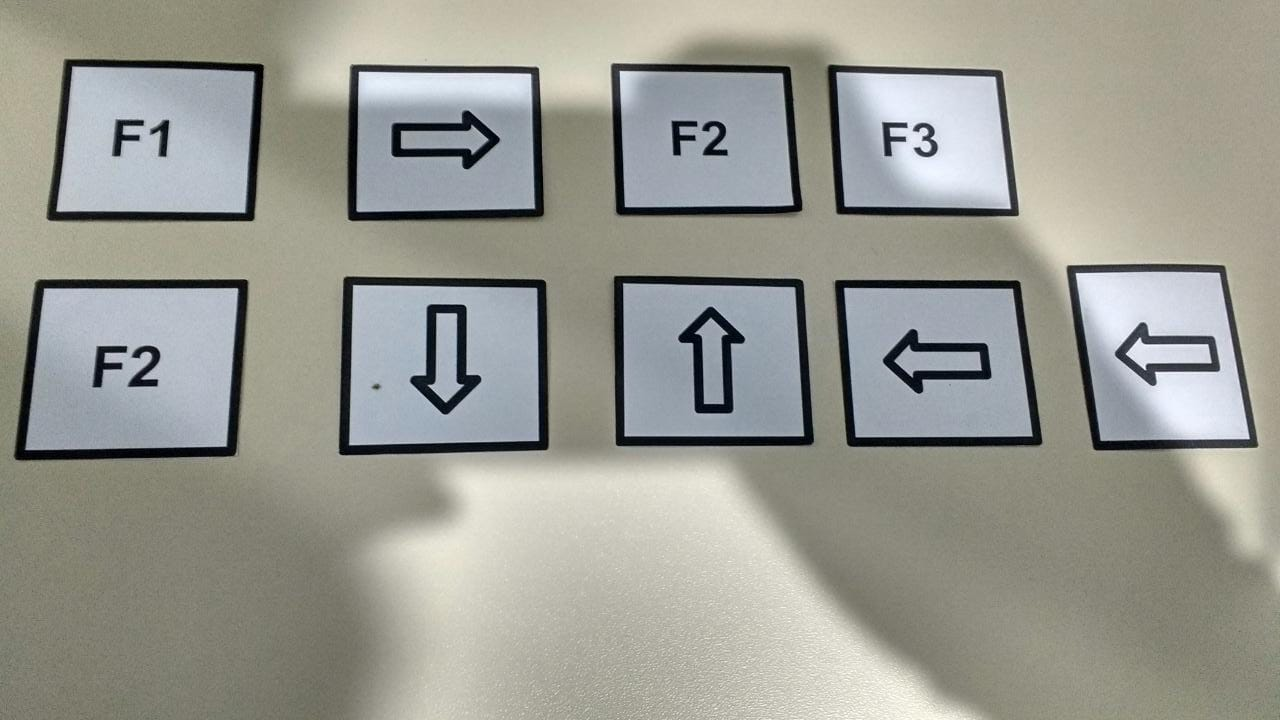
#> input picture 1.jpeg, 1280 x 720 px
$ python CardDetector.py   (older library calls are emulated)
#> lines starting #> are read from the running program, lines starting #| are printed output that depends on the picture; after the words box and inside, x2 and y2 are one past the last pixel; in counts of white or black regions, pixels touching at a corner belong together
### Cards.py
import numpy as np
import cv2
import time

### Constants ###

# Adaptive threshold levels
BKG_THRESH = 60
CARD_THRESH = 30

# Width and height of card corner, where rank and suit are
CORNER_WIDTH = 32
CORNER_HEIGHT = 84

# Dimensions of rank train images
RANK_WIDTH = 70
RANK_HEIGHT = 125


COMMAND_DIFF_MAX = 2000

CARD_MAX_AREA = 120000
CARD_MIN_AREA = 40

font = cv2.FONT_HERSHEY_SIMPLEX

class Query_command:
    def __init__(self):
        self.contour = []
        self.width, self.height, self.x, self.y = 0, 0, 0, 0
        self.corner_pts = []
        self.center = []
        self.warp = []
        self.command_img = []
        self.best_command_match = "Unknown"
        self.diff = 0


class Train_command:
    def __init__(self):
        self.img = []
        self.name = "Placeholder"

def load_commands(filepath):
#> called with filepath = 'Commands_Imgs/'
    train_commands = []
    i = 0
    for Command in ['Down','F1','F2','F3','Left','Right','Up']:
        train_commands.append(Train_command())
        train_commands[i].name = Command
        filename = Command + '.jpg'
        train_commands[i].img = cv2.imread(filepath+filename, cv2.IMREAD_GRAYSCALE)
        i = i + 1
#> i = 1
    return train_commands

def preprocess_image(image):
    gray = cv2.cvtColor(image,cv2.COLOR_BGR2GRAY)
    blur = cv2.GaussianBlur(gray,(5,5),0)
    thresh = cv2.adaptiveThreshold(blur,255,cv2.ADAPTIVE_THRESH_MEAN_C, cv2.THRESH_BINARY,11,2)
    return thresh

def find_cards(thresh_image):
    dummy,cnts,hier = cv2.findContours(thresh_image,cv2.RETR_TREE,cv2.CHAIN_APPROX_SIMPLE)
    cnt_is_card = np.zeros(len(cnts),dtype=int)

    for i in range(len(cnts)):
        size = cv2.contourArea(cnts[i])
        peri = cv2.arcLength(cnts[i],True)
        approx = cv2.approxPolyDP(cnts[i],0.01*peri,True)
        if len(approx) == 4 and (size < CARD_MAX_AREA) and (size > CARD_MIN_AREA):
            cnt_is_card[i] = 1

    return cnts, cnt_is_card

def preprocess_card(contour, image):
    qCommand = Query_command()

    qCommand.contour = contour

    # Find perimeter of card and use it to approximate corner points
    peri = cv2.arcLength(contour,True)
    approx = cv2.approxPolyDP(contour,0.01*peri,True)
    pts = np.float32(approx)
    qCommand.corner_pts = pts

    # Find width and height of card's bounding rectangle
    qCommand.width, qCommand.height,qCommand.x, qCommand.y = cv2.boundingRect(contour)

    # Find center point of card by taking x and y average of the four corners.
    average = np.sum(pts, axis=0)/len(pts)
    cent_x = int(average[0][0])
    cent_y = int(average[0][1])
    qCommand.center = [cent_x, cent_y]

    # Warp card into 200x300 flattened image using perspective transform
    qCommand.warp = flattener(image, pts, qCommand.width, qCommand.height)

    # Grab corner of warped card image and do a 4x zoom
    Qcorner = qCommand.warp[0:CORNER_HEIGHT, 0:CORNER_WIDTH]
    Qcorner_zoom = cv2.resize(Qcorner, (0,0), fx=4, fy=4)

    # Sample known white pixel intensity to determine good threshold level
    white_level = Qcorner_zoom[15,int((CORNER_WIDTH*4)/2)]
    thresh_level = white_level - CARD_THRESH
    if (thresh_level <= 0):
        thresh_level = 1
    retval, query_thresh = cv2.threshold(Qcorner_zoom, thresh_level, 255, cv2. THRESH_BINARY_INV)


    Qcommand = query_thresh[20:185, 0:128]

    # Find rank contour and bounding rectangle, isolate and find largest contour
    dummy, Qcommand_cnts, hier = cv2.findContours(Qcommand, cv2.RETR_TREE,cv2.CHAIN_APPROX_SIMPLE)
    Qcommand_cnts = sorted(Qcommand_cnts, key=cv2.contourArea,reverse=True)

    # Find bounding rectangle for largest contour, use it to resize query rank
    # image to match dimensions of the train rank image
    if len(Qcommand_cnts) != 0:
        x1,y1,w1,h1 = cv2.boundingRect(Qcommand_cnts[0])
        Qcommand_roi = Qcommand[y1:y1+h1, x1:x1+w1]
        Qcommand_sized = cv2.resize(Qcommand_roi, (RANK_WIDTH,RANK_HEIGHT), 0, 0)
        qCommand.command_img = Qcommand_sized

    return qCommand

# [47 lines left out: functions match_card, draw_results, not called in this run]

def flattener(image, pts, w, h):
    """Flattens an image of a card into a top-down 200x300 perspective.
    Returns the flattened, re-sized, grayed image.
    See www.pyimagesearch.com/2014/08/25/4-point-opencv-getperspective-transform-example/"""
    temp_rect = np.zeros((4,2), dtype = "float32")

    s = np.sum(pts, axis = 2)

    tl = pts[np.argmin(s)]
    br = pts[np.argmax(s)]

    diff = np.diff(pts, axis = -1)
    tr = pts[np.argmin(diff)]
    bl = pts[np.argmax(diff)]

    # Need to create an array listing points in order of
    # [top left, top right, bottom right, bottom left]
    # before doing the perspective transform

    if w <= 0.8*h: # If card is vertically oriented
        temp_rect[0] = tl
        temp_rect[1] = tr
        temp_rect[2] = br
        temp_rect[3] = bl

    if w >= 1.2*h: # If card is horizontally oriented
        temp_rect[0] = bl
        temp_rect[1] = tl
        temp_rect[2] = tr
        temp_rect[3] = br

    # If the card is 'diamond' oriented, a different algorithm
    # has to be used to identify which point is top left, top right
    # bottom left, and bottom right.

    if w > 0.8*h and w < 1.2*h: #If card is diamond oriented
        # If furthest left point is higher than furthest right point,
        # card is tilted to the left.
        if pts[1][0][1] <= pts[3][0][1]:
            # If card is titled to the left, approxPolyDP returns points
            # in this order: top right, top left, bottom left, bottom right
            temp_rect[0] = pts[1][0] # Top left
            temp_rect[1] = pts[0][0] # Top right
            temp_rect[2] = pts[3][0] # Bottom right
            temp_rect[3] = pts[2][0] # Bottom left

        # If furthest left point is lower than furthest right point,
        # card is tilted to the right
        if pts[1][0][1] > pts[3][0][1]:
            # If card is titled to the right, approxPolyDP returns points
            # in this order: top left, bottom left, bottom right, top right
            temp_rect[0] = pts[0][0] # Top left
            temp_rect[1] = pts[3][0] # Top right
            temp_rect[2] = pts[2][0] # Bottom right
            temp_rect[3] = pts[1][0] # Bottom left


    maxWidth = 200
    maxHeight = 300

    # Create destination array, calculate perspective transform matrix,
    # and warp card image
    dst = np.array([[0,0],[maxWidth-1,0],[maxWidth-1,maxHeight-1],[0, maxHeight-1]], np.float32)
    M = cv2.getPerspectiveTransform(temp_rect,dst)
    warp = cv2.warpPerspective(image, M, (maxWidth, maxHeight))
    warp = cv2.cvtColor(warp,cv2.COLOR_BGR2GRAY)


    return warp

### CardDetector.py
import cv2
import numpy as np
import time
import os
import Cards

path = os.path.dirname(os.path.abspath(__file__))
train_commands = Cards.load_commands( path + '/Commands_Imgs/')
#> train_commands = 7 items

image = cv2.imread('1.jpeg')
#> image is the input picture: shape (720, 1280, 3); mean B, G, R 146.2, 154.1, 153.6

pre_proc = Cards.preprocess_image(image)
#> in preprocess_image, `thresh = cv2.adaptiveThreshold(blur,255,cv2.ADAPTIVE_THRESH_MEAN_C, cv..`:
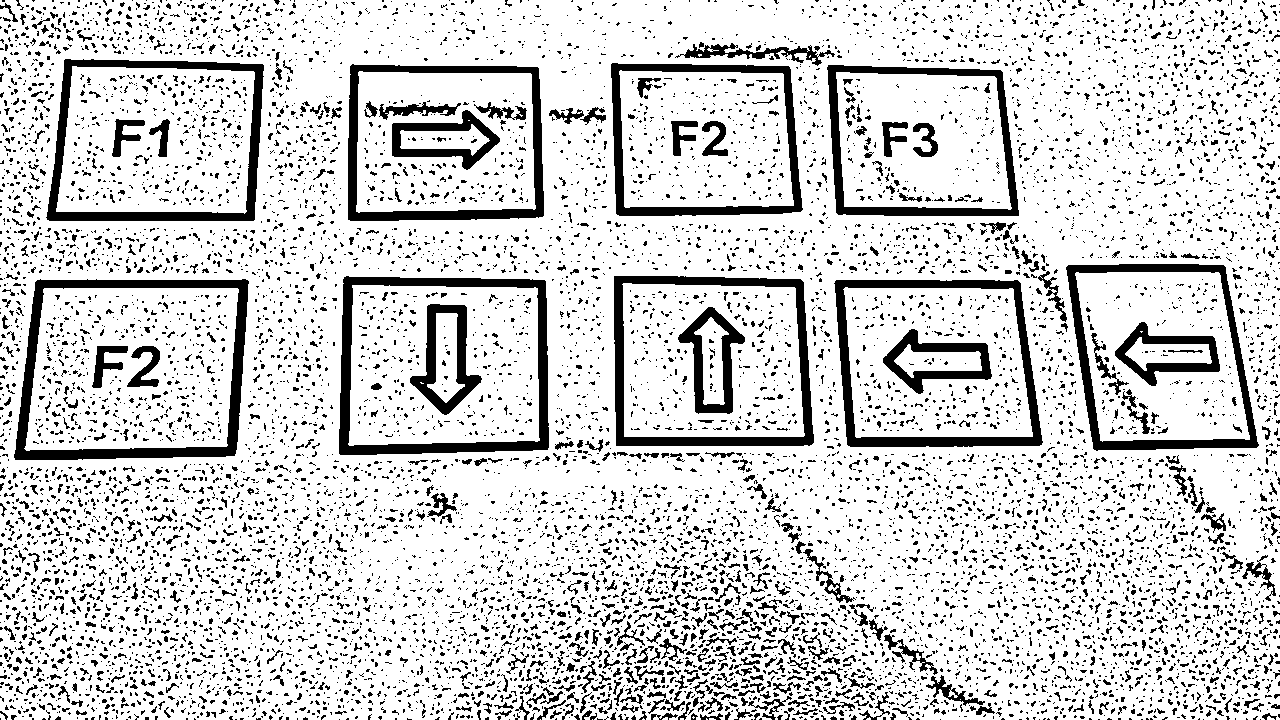
#> thresh: shape (720, 1280); 82.6% white; 10178 black regions (9271 under 20 px)
cv2.imwrite(path+"/testePre.jpeg", pre_proc);

cnts, cnt_is_card = Cards.find_cards(pre_proc)
#> in find_cards, `dummy,cnts,hier = cv2.findContours(thresh_image,cv2.RETR_TREE,cv2.CHAI..`: cnts = 11511 contours, 9609 with area under 20; largest, box (x1, y1, x2, y2) and area: (0, 0, 1280, 720) 916208, (13, 278, 250, 461) 39262, (338, 275, 550, 456) 36442, (613, 275, 815, 447) 33040, (45, 58, 265, 222) 32804
#> in find_cards, `cnt_is_card = np.zeros(len(cnts),dtype=int)`: cnt_is_card = 11511 values from 0 to 0
#> the loop in find_cards, `for i in range(len(cnts)):` made 11511 passes
#> (size, peri) on passes 3, 7, 8: (4.5, 13.41), (4.5, 10.24), (7, 12.83)
#> after the loop in find_cards, `for i in range(len(cnts)):`: cnt_is_card = 11511 values, max 1 at index 6440, min 0 at index 0, mean 0.00156

if len(cnts) != 0:
    cards = []
    k = 0
    # For each contour detected:
    for i in range(len(cnts)):
        if (cnt_is_card[i] == 1):
            cards.append(Cards.preprocess_card(cnts[i],image))
            #cards[k].best_command_match, cards[k].diff = Cards.match_card(cards[k],train_commands)
            k = k + 1
#> after the loop, cards = 18 items; k = 18

    for i in range(len(cards)):
        temp_cnts = []
        temp_cnts.append(cards[i].contour)
        cv2.drawContours(image,temp_cnts, -1, (255,0,0), 2)
        cv2.imwrite(path+"/testePreasdsadsad.jpeg", image);
#> this loop made 18 passes
#> pass 1, `cv2.imwrite(path+"/testePreasdsadsad.jpeg", image);`:
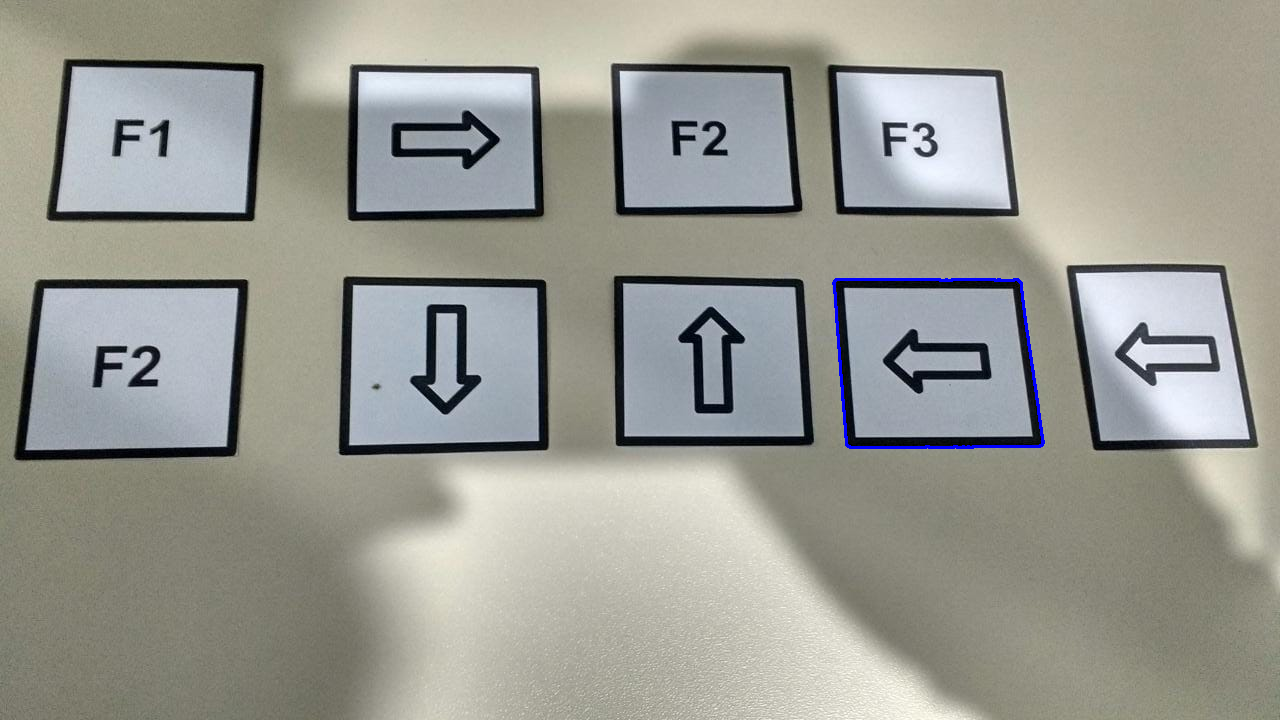
#> saved as testePreasdsadsad.jpeg: shape (720, 1280, 3); mean B, G, R 146.6, 153.8, 153.3
#> pass 2, `cv2.imwrite(path+"/testePreasdsadsad.jpeg", image);`:
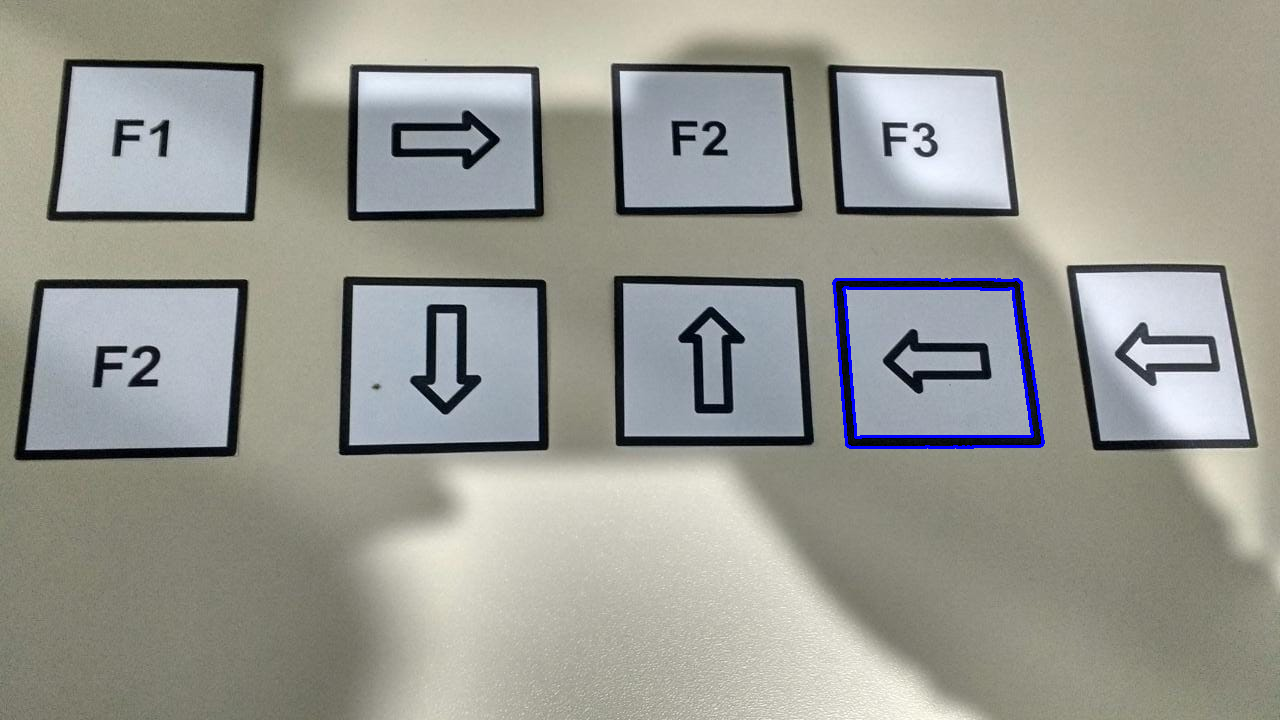
#> saved as testePreasdsadsad.jpeg: shape (720, 1280, 3); mean B, G, R 146.9, 153.6, 153.1
#> after the loop:
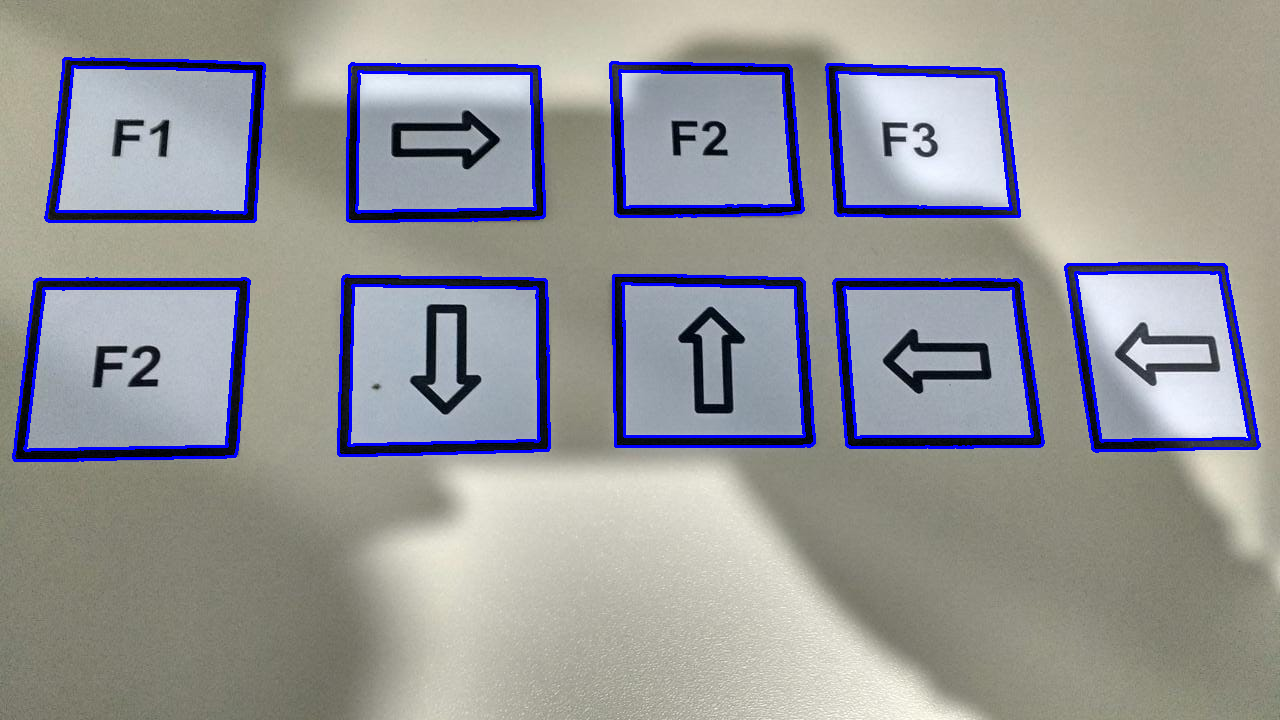
#> image: shape (720, 1280, 3); 4.12% of pixels changed, all inside (x1, y1, x2, y2) = (12, 57, 1261, 462)
